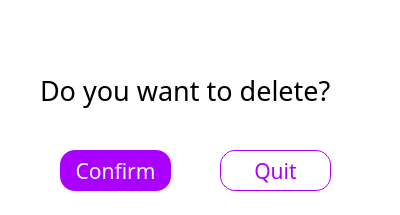
<?xml version="1.0" encoding="UTF-8"?>
<ui version="4.0">
 <class>DeleteForm</class>
 <widget class="QWidget" name="DeleteForm">
  <property name="geometry">
   <rect>
    <x>0</x>
    <y>0</y>
    <width>400</width>
    <height>215</height>
   </rect>
  </property>
  <property name="windowTitle">
   <string>Form</string>
  </property>
  <property name="styleSheet">
   <string notr="true">background-color: rgb(255, 255, 255);</string>
  </property>
  <widget class="QPushButton" name="pushButton_10">
   <property name="geometry">
    <rect>
     <x>220</x>
     <y>150</y>
     <width>111</width>
     <height>41</height>
    </rect>
   </property>
   <property name="font">
    <font>
     <family>等线</family>
     <pointsize>16</pointsize>
    </font>
   </property>
   <property name="cursor">
    <cursorShape>PointingHandCursor</cursorShape>
   </property>
   <property name="focusPolicy">
    <enum>Qt::NoFocus</enum>
   </property>
   <property name="styleSheet">
    <string notr="true">background-color: rgb(255, 255, 255);
border-color: rgb(170, 0, 255);
border-width:1px;
border-style:solid; 
color: rgb(170, 0, 255);
border-radius:15px;</string>
   </property>
   <property name="text">
    <string>Quit</string>
   </property>
   <property name="flat">
    <bool>false</bool>
   </property>
  </widget>
  <widget class="QLabel" name="label_15">
   <property name="geometry">
    <rect>
     <x>40</x>
     <y>60</y>
     <width>331</width>
     <height>61</height>
    </rect>
   </property>
   <property name="font">
    <font>
     <family>微软雅黑</family>
     <pointsize>20</pointsize>
     <weight>50</weight>
     <bold>false</bold>
    </font>
   </property>
   <property name="styleSheet">
    <string notr="true">color: rgb(0, 0, 0);</string>
   </property>
   <property name="text">
    <string>Do you want to delete?</string>
   </property>
  </widget>
  <widget class="QPushButton" name="pushButton_9">
   <property name="geometry">
    <rect>
     <x>60</x>
     <y>150</y>
     <width>111</width>
     <height>41</height>
    </rect>
   </property>
   <property name="font">
    <font>
     <family>等线</family>
     <pointsize>16</pointsize>
    </font>
   </property>
   <property name="cursor">
    <cursorShape>PointingHandCursor</cursorShape>
   </property>
   <property name="focusPolicy">
    <enum>Qt::NoFocus</enum>
   </property>
   <property name="styleSheet">
    <string notr="true">background-color: rgb(170, 0, 255);
color: rgb(255, 255, 255);
border-radius:15px;</string>
   </property>
   <property name="text">
    <string>Confirm</string>
   </property>
   <property name="flat">
    <bool>false</bool>
   </property>
  </widget>
  <widget class="QPushButton" name="closeenterpsw">
   <property name="geometry">
    <rect>
     <x>360</x>
     <y>0</y>
     <width>41</width>
     <height>31</height>
    </rect>
   </property>
   <property name="focusPolicy">
    <enum>Qt::NoFocus</enum>
   </property>
   <property name="styleSheet">
    <string notr="true">border:0px;</string>
   </property>
   <property name="text">
    <string/>
   </property>
   <property name="icon">
    <iconset>
     <normaloff>pic/close.png</normaloff>pic/close.png</iconset>
   </property>
   <property name="flat">
    <bool>true</bool>
   </property>
  </widget>
 </widget>
 <resources/>
 <connections/>
</ui>
